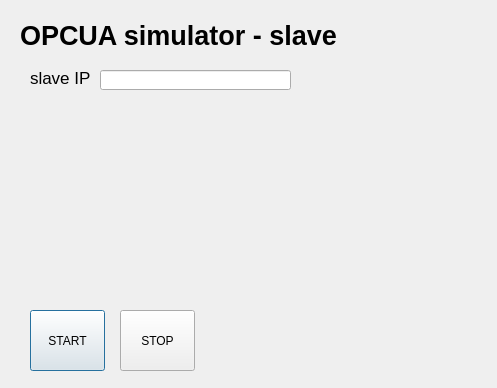
<?xml version="1.0" encoding="UTF-8"?>
<ui version="4.0">
 <class>Dialog</class>
 <widget class="QDialog" name="Dialog">
  <property name="geometry">
   <rect>
    <x>0</x>
    <y>0</y>
    <width>497</width>
    <height>388</height>
   </rect>
  </property>
  <property name="windowTitle">
   <string>Dialog</string>
  </property>
  <widget class="QLabel" name="label">
   <property name="geometry">
    <rect>
     <x>20</x>
     <y>10</y>
     <width>361</width>
     <height>51</height>
    </rect>
   </property>
   <property name="font">
    <font>
     <pointsize>20</pointsize>
     <weight>75</weight>
     <bold>true</bold>
    </font>
   </property>
   <property name="text">
    <string>OPCUA simulator - slave</string>
   </property>
  </widget>
  <widget class="QLineEdit" name="ip_text">
   <property name="geometry">
    <rect>
     <x>100</x>
     <y>70</y>
     <width>191</width>
     <height>20</height>
    </rect>
   </property>
  </widget>
  <widget class="QLabel" name="label_2">
   <property name="geometry">
    <rect>
     <x>30</x>
     <y>70</y>
     <width>61</width>
     <height>16</height>
    </rect>
   </property>
   <property name="font">
    <font>
     <pointsize>13</pointsize>
    </font>
   </property>
   <property name="text">
    <string>slave IP</string>
   </property>
  </widget>
  <widget class="QPushButton" name="start_button">
   <property name="geometry">
    <rect>
     <x>30</x>
     <y>310</y>
     <width>75</width>
     <height>61</height>
    </rect>
   </property>
   <property name="text">
    <string>START</string>
   </property>
  </widget>
  <widget class="QPushButton" name="stop_button">
   <property name="geometry">
    <rect>
     <x>120</x>
     <y>310</y>
     <width>75</width>
     <height>61</height>
    </rect>
   </property>
   <property name="text">
    <string>STOP</string>
   </property>
  </widget>
 </widget>
 <resources/>
 <connections/>
</ui>
